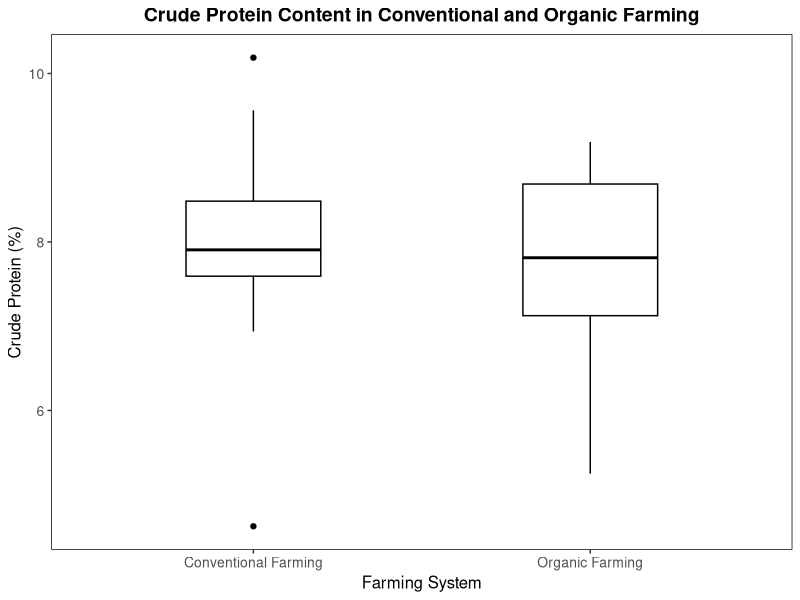
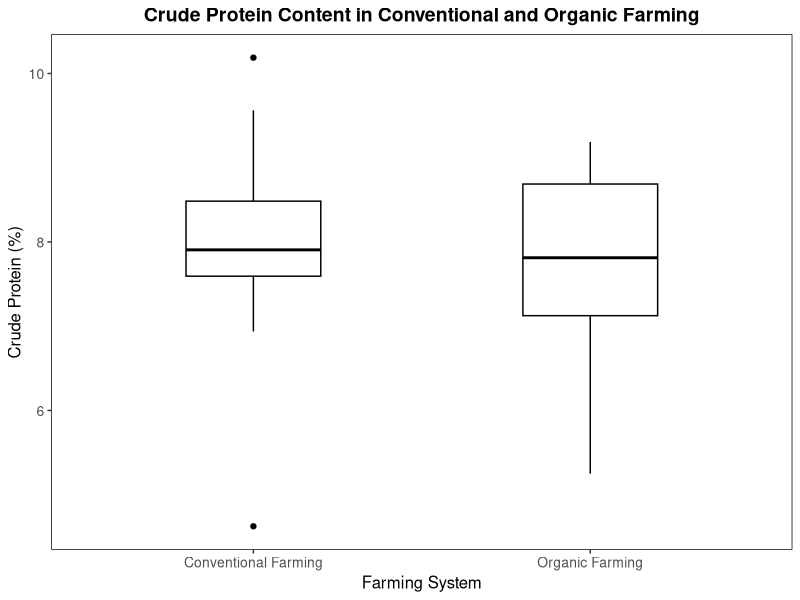

Recreate these plots in R, in order.
library(ggplot2)

data <- data.frame(
  Treatment = factor(c(rep("Conventional Farming", 14), rep("Organic Farming", 13))),
  cp = c(8.5, 8.1875, 7.6875, 7.875, 4.625, 7.5625, 8.625, 10.1875,
         7.9375, 9.5625, 7.875, 6.9375, 7.1875, 8.4375,
         7.8125, 7.8125, 9.1875, 8.6875, 7.25, 5.25, 9.125,
         7.8125, 7.875, 6.9375, 7.125, 6.25, 8.875)
)

ggplot(data, aes(x = Treatment, y = cp)) +
  geom_boxplot(fill = "white", color = "black", 
               width = 0.4, outlier.size = 1.5) +
  ggtitle("Crude Protein Content in Conventional and Organic Farming") +
  ylab("Crude Protein (%)") +
  xlab("Farming System") +
  theme_bw() +
  theme(
    panel.grid = element_blank(),  # Removes all grid lines
    plot.title = element_text(hjust = 0.5, size = 14, face = "bold"),
    axis.title = element_text(size = 12),
    axis.text = element_text(size = 10),
    panel.border = element_rect(colour = "black", fill=NA, linewidth=0.5)
  )

ggsave("yield_comparison.pdf", width = 8, height = 6, dpi = 300)
